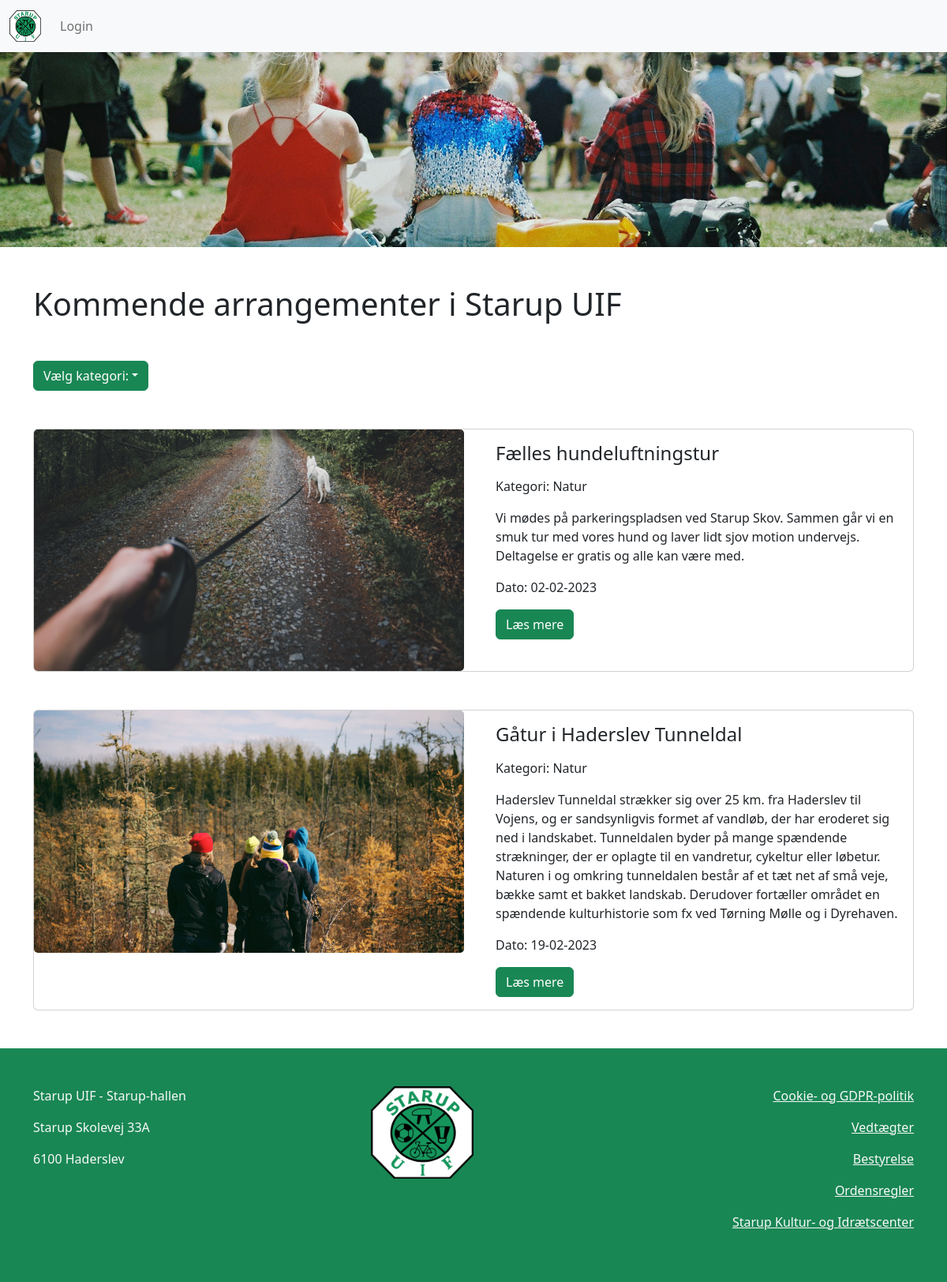
The app's page /index.php?cat=natur with its own data.
### tables this page shows
CREATE TABLE `events` (
  `EID` int(11) NOT NULL,
  `EName` varchar(200) NOT NULL,
  `ECategory` varchar(50) NOT NULL,
  `EDescription` varchar(2500) DEFAULT NULL,
  `EImage` varchar(100) DEFAULT NULL,
  `EDate` date NOT NULL,
  `EStartTime` varchar(50) NOT NULL,
  `EEndTime` varchar(50) DEFAULT NULL,
  `EPlace` varchar(100) DEFAULT NULL,
  `EPrice` smallint(6) NOT NULL,
  `EContactName` varchar(100) DEFAULT NULL,
  `EContactPhone` int(11) DEFAULT NULL,
  `ECreatedBy` varchar(100) NOT NULL
);

### index.php (the view, shortened to what this page needs)
<?php
    $db = new MySQLi('', '', '', '');
    $db->set_charset("utf8");
    if(isset($_GET['cat']) && !($_GET['cat'] == "alle"))
    {
        $cat = "'".ucfirst($_GET['cat'])."'";
        $result = $db->query("SELECT * FROM events WHERE ECategory = $cat ORDER BY EDate");
    }
    else{
        $result = $db->query("SELECT * FROM events ORDER BY EDate");
    }
    $defaultArrangements = 5;
    if ($db->error){
        echo $db->error;
    }
    else{
        while ($row = $result->fetch_assoc()){
            $arrangements[] = $row;
        }
    }
    if (count($arrangements) < $defaultArrangements){
        $results = count($arrangements);
    }
    else{
        $results = $defaultArrangements;
    }
    if ($_POST["showSubmit"] == "Vis flere arrangementer"){
        $results = count($arrangements);
    }
    else{
        if (count($arrangements) < $defaultArrangements){
            $results = count($arrangements);
        }
    }
?>
<!DOCTYPE html>
<html lang="en">
<head>
    <link rel="stylesheet" href="css/bootstrap.min.css">
    <link rel="stylesheet" href="css/style.css" type="text/css">
</head>
<body>
    <?php include 'includes/nav.php' ?>
    <header>
        <img src="img/header-img-lg.jpg" class="img-fluid">
    </header>
    <main class="container mb-5">
        <h1 class="mt-5 mb-5">Kommende arrangementer i Starup UIF</h1>
        <section>
            <div class="dropdown">
                <button class="btn btn-success dropdown-toggle" type="button" data-bs-toggle="dropdown">Vælg kategori:</button>
            </div>
            <article class="showEvents mt-5">
                <?php
                    for ($i = 0; $i < $results; $i++){ ?>
                        <div class='card mb-5'>
                            <div class='row'>
                                <div class='col'>
                                    <?php echo "<img src='img/".$arrangements[$i]["EImage"]."' class='card-img'>"; ?>
                                </div>
                                <div class='col'>
                                    <div class='card-body'>
                                        <h4 class='card-title'>
                                            <?php echo $arrangements[$i]["EName"]; ?>
                                        </h4>
                                        <p class='card-subtitle mt-3'>
                                            Kategori: <?php echo $arrangements[$i]["ECategory"]; ?>
                                        </p>
                                        <p class='card-text mt-3'>
                                        <?php echo $arrangements[$i]["EDescription"]; ?>
                                        </p>
                                        <p class='card-text mt-3'>
                                            Dato: <?php echo date("d-m-Y", strtotime($arrangements[$i]["EDate"]));?>
                                        </p>
                                        <a class='btn btn-success' href=<?php echo "visArrangement.php?id=".$arrangements[$i]['EID']; ?> >Læs mere</a>
                                    </div>
                                </div>
                            </div>
                        </div>
                    <?php }
                ?>
            </article>
        </section>
    </main>
    <footer class="container-fluid py-5 bg-success">
        <?php include 'includes/footer.php' ?>
    </footer>
</body>
</html>

### records on screen
events: EImage (picture), EName "Fælles hundeluftningstur", ECategory "Natur", EDescription "Vi mødes på parkeringspladsen ved Starup Skov. Sammen går vi en smuk tur med vores hund og laver lidt sjov motion undervejs. Deltagelse er gratis og alle kan være med.", EDate "02-02-2023"
events: EImage (picture), EName "Gåtur i Haderslev Tunneldal", ECategory "Natur", EDescription "Haderslev Tunneldal strækker sig over 25 km. fra Haderslev til Vojens, og er sandsynligvis formet af vandløb, der har eroderet sig ned i landskabet. Tunneldalen byder på mange spændende strækninger, der er oplagte til en vandretur, cykeltur eller løbetur. Naturen i og omkring tunneldalen består af et tæt net af små veje, bække samt et bakket landskab. Derudover fortæller området en spændende kulturhistorie som fx ved Tørning Mølle og i Dyrehaven.", EDate "19-02-2023"
